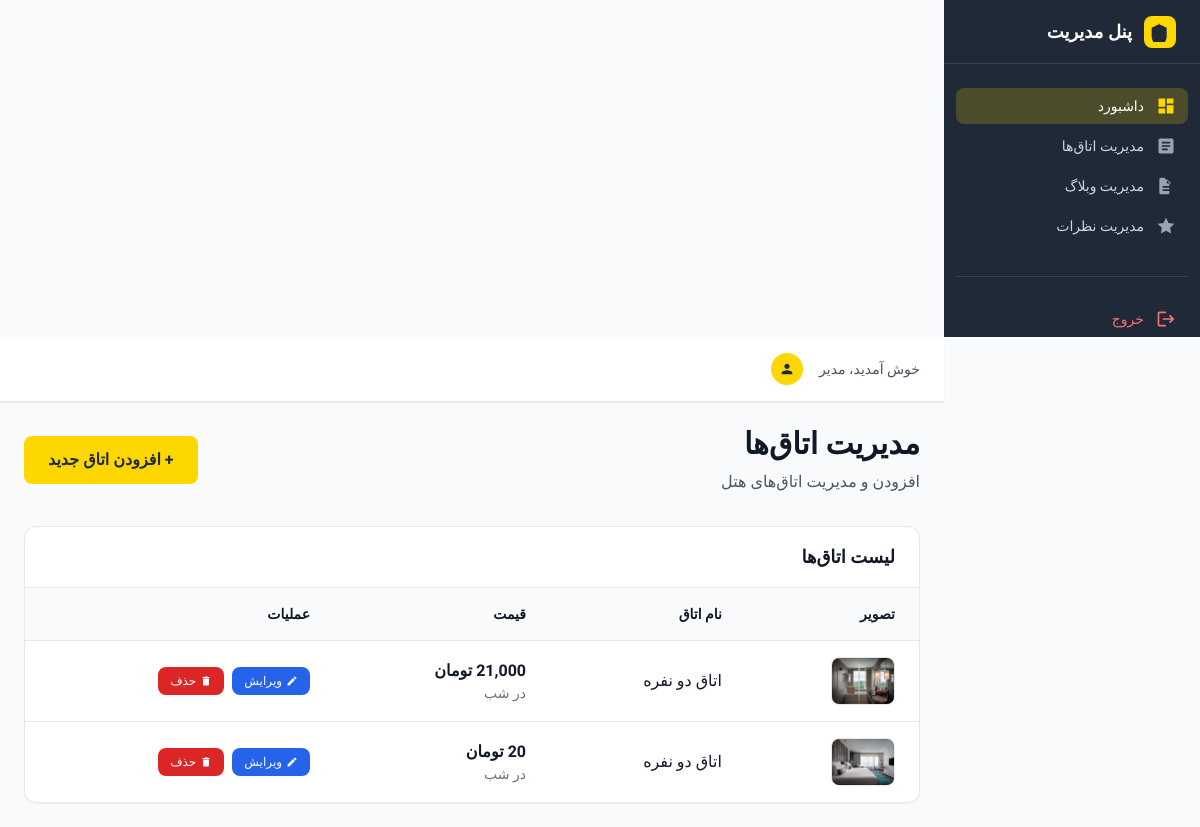
The page /admin/manage-rooms.php (signed in) on the database as committed earlier.
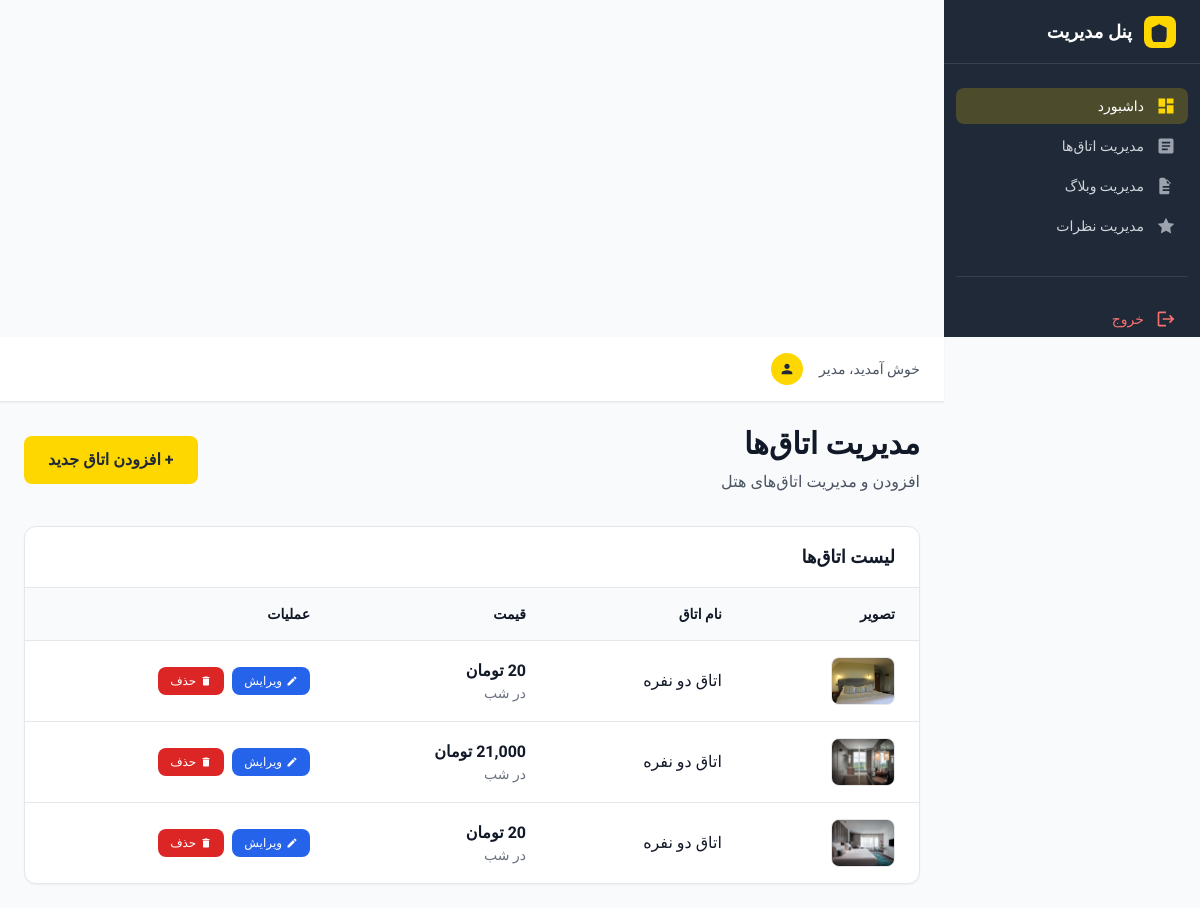
The same page on the database as committed later.
### tables this page shows
CREATE TABLE `room_translations` (
  `id` int(11) NOT NULL,
  `room_id` int(11) NOT NULL,
  `lang_code` varchar(5) NOT NULL,
  `name` varchar(255) NOT NULL,
  `description` text NOT NULL,
  `short_description` varchar(255) NOT NULL
);

CREATE TABLE `rooms` (
  `id` int(11) NOT NULL,
  `image` varchar(255) NOT NULL,
  `price_per_night` decimal(10,2) NOT NULL,
  `video_url` varchar(255) DEFAULT NULL,
  `created_at` timestamp NOT NULL DEFAULT current_timestamp()
);

### admin/manage-rooms.php (the view, shortened to what this page needs)
<?php
include_once 'partials/header.php';
$edit_mode = false;
?>
<div class="flex items-center justify-between mb-8">
    <div>
        <h1 class="text-3xl font-bold text-gray-900">
            <?php echo $edit_mode ? 'ویرایش اتاق' : 'مدیریت اتاق‌ها'; ?>
        </h1>
        <p class="text-gray-600 mt-2">
            <?php echo $edit_mode ? 'ویرایش اطلاعات اتاق' : 'افزودن و مدیریت اتاق‌های هتل'; ?>
        </p>
    </div>
    <?php if (!$edit_mode): ?>
    <button onclick="toggleForm()"
            class="bg-hotel-gold text-hotel-dark px-6 py-3 rounded-lg font-semibold hover:bg-hotel-gold/90 transition-colors duration-300">
        + افزودن اتاق جدید
    </button>
    <?php endif; ?>
</div>
<?php if (!$edit_mode): ?>
<div class="bg-white rounded-xl shadow-sm border border-gray-200 overflow-hidden">
    <div class="px-6 py-4 border-b border-gray-200">
        <h3 class="text-lg font-semibold text-gray-900">لیست اتاق‌ها</h3>
    </div>
    <div class="overflow-x-auto">
        <table class="w-full">
            <thead class="bg-gray-50 border-b border-gray-200">
                <tr>
                    <th class="px-6 py-4 text-right text-sm font-semibold text-gray-900">تصویر</th>
                    <th class="px-6 py-4 text-right text-sm font-semibold text-gray-900">نام اتاق</th>
                    <th class="px-6 py-4 text-right text-sm font-semibold text-gray-900">قیمت</th>
                    <th class="px-6 py-4 text-right text-sm font-semibold text-gray-900">عملیات</th>
                </tr>
            </thead>
            <tbody class="divide-y divide-gray-200">
                <?php
                $rooms_list = $conn->query("SELECT r.id, r.image, r.price_per_night, rt.name
                    FROM rooms r
                    LEFT JOIN room_translations rt ON r.id = rt.room_id AND rt.lang_code = 'fa'
                    ORDER BY r.id DESC");
                if ($rooms_list->num_rows > 0):
                    while ($room = $rooms_list->fetch_assoc()):
                ?>
                <tr class="hover:bg-gray-50 transition-colors duration-200">
                    <td class="px-6 py-4">
                        <img src="../uploads/rooms/<?php echo htmlspecialchars($room['image']); ?>"
                             class="w-16 h-12 object-cover rounded-lg border border-gray-200"
                             alt="Room">
                    </td>
                    <td class="px-6 py-4">
                        <div class="font-medium text-gray-900"><?php echo htmlspecialchars($room['name']); ?></div>
                    </td>
                    <td class="px-6 py-4">
                        <div class="text-gray-900 font-semibold"><?php echo number_format($room['price_per_night']); ?> تومان</div>
                        <div class="text-sm text-gray-500">در شب</div>
                    </td>
                    <td class="px-6 py-4">
                        <div class="flex items-center space-x-2 space-x-reverse">
                            <a href="manage-rooms.php?edit=<?php echo $room['id']; ?>"
                               class="inline-flex items-center px-3 py-1.5 bg-blue-600 text-white text-xs font-medium rounded-lg hover:bg-blue-700 transition-colors duration-200">
                                <svg class="w-3 h-3 ml-1" fill="currentColor" viewBox="0 0 24 24">
                                    <path d="M3 17.25V21h3.75L17.81 9.94l-3.75-3.75L3 17.25zM20.71 7.04c.39-.39.39-1.02 0-1.41l-2.34-2.34c-.39-.39-1.02-.39-1.41 0l-1.83 1.83 3.75 3.75 1.83-1.83z"/>
                                </svg>
                                ویرایش
                            </a>
                            <a href="manage-rooms.php?delete=<?php echo $room['id']; ?>"
                               onclick="return confirm('آیا مطمئن هستید که می‌خواهید این اتاق را حذف کنید؟')"
                               class="inline-flex items-center px-3 py-1.5 bg-red-600 text-white text-xs font-medium rounded-lg hover:bg-red-700 transition-colors duration-200">
                                <svg class="w-3 h-3 ml-1" fill="currentColor" viewBox="0 0 24 24">
                                    <path d="M6 19c0 1.1.9 2 2 2h8c1.1 0 2-.9 2-2V7H6v12zM19 4h-3.5l-1-1h-5l-1 1H5v2h14V4z"/>
                                </svg>
                                حذف
                            </a>
                        </div>
                    </td>
                </tr>
                <?php
                    endwhile;
                endif; ?>
            </tbody>
        </table>
    </div>
</div>
<?php endif; ?>
<?php include_once 'partials/footer.php'; ?>

### admin/partials/header.php (shortened to what this page needs)
<!DOCTYPE html>
<html lang="fa" dir="rtl">
<head>
    <script src="https://cdn.tailwindcss.com"></script>
</head>
<body class="bg-gray-50" x-data="{ sidebarOpen: false }">
    <div :class="sidebarOpen ? 'translate-x-0' : 'translate-x-full'"
         class="fixed inset-y-0 right-0 z-50 w-64 bg-hotel-dark transform transition-transform duration-300 ease-in-out lg:translate-x-0 lg:static lg:inset-0">
        <div class="flex items-center justify-between h-16 px-6 bg-hotel-dark border-b border-gray-700">
            <div class="flex items-center space-x-3 space-x-reverse">
                <div class="w-8 h-8 bg-hotel-gold rounded-lg flex items-center justify-center">
                    <svg class="w-5 h-5 text-hotel-dark" fill="currentColor" viewBox="0 0 24 24">
                        <path d="M12 2L2 7v10c0 5.55 3.84 10.74 9 12 5.16-1.26 9-6.45 9-12V7l-10-5z"/>
                    </svg>
                </div>
                <h2 class="text-lg font-bold text-white">پنل مدیریت</h2>
            </div>
        </div>
        <nav class="mt-6 px-3">
            <div class="space-y-1">
                <a href="index.php" class="flex items-center px-3 py-2 text-sm font-medium text-white bg-hotel-gold/20 rounded-lg group">
                    <svg class="w-5 h-5 ml-3 text-hotel-gold" fill="currentColor" viewBox="0 0 24 24">
                        <path d="M3 13h8V3H3v10zm0 8h8v-6H3v6zm10 0h8V11h-8v10zm0-18v6h8V3h-8z"/>
                    </svg>
                    داشبورد
                </a>
                <a href="manage-rooms.php" class="flex items-center px-3 py-2 text-sm font-medium text-gray-300 rounded-lg hover:bg-gray-700 hover:text-white group">
                    <svg class="w-5 h-5 ml-3 text-gray-400 group-hover:text-white" fill="currentColor" viewBox="0 0 24 24">
                        <path d="M19 3H5c-1.1 0-2 .9-2 2v14c0 1.1.9 2 2 2h14c1.1 0 2-.9 2-2V5c0-1.1-.9-2-2-2zm-5 14H7v-2h7v2zm3-4H7v-2h10v2zm0-4H7V7h10v2z"/>
                    </svg>
                    مدیریت اتاق‌ها
                </a>
                <a href="manage-blog.php" class="flex items-center px-3 py-2 text-sm font-medium text-gray-300 rounded-lg hover:bg-gray-700 hover:text-white group">
                    <svg class="w-5 h-5 ml-3 text-gray-400 group-hover:text-white" fill="currentColor" viewBox="0 0 24 24">
                        <path d="M14 2H6c-1.1 0-1.99.9-1.99 2L4 20c0 1.1.89 2 2 2h8c1.1 0 2-.9 2-2V8l-6-6zm2 16H8v-2h8v2zm0-4H8v-2h8v2zm-3-5V3.5L18.5 9H13z"/>
                    </svg>
                    مدیریت وبلاگ
                </a>
                <a href="manage-reviews.php" class="flex items-center px-3 py-2 text-sm font-medium text-gray-300 rounded-lg hover:bg-gray-700 hover:text-white group">
                    <svg class="w-5 h-5 ml-3 text-gray-400 group-hover:text-white" fill="currentColor" viewBox="0 0 24 24">
                        <path d="M12 2l3.09 6.26L22 9.27l-5 4.87 1.18 6.88L12 17.77l-6.18 3.25L7 14.14 2 9.27l6.91-1.01L12 2z"/>
                    </svg>
                    مدیریت نظرات
                </a>
            </div>
            <div class="mt-8 pt-6 border-t border-gray-700">
                <a href="logout.php" class="flex items-center px-3 py-2 text-sm font-medium text-red-400 rounded-lg hover:bg-red-600 hover:text-white group">
                    <svg class="w-5 h-5 ml-3 text-red-400 group-hover:text-white" fill="currentColor" viewBox="0 0 24 24">
                        <path d="M17 7l-1.41 1.41L18.17 11H8v2h10.17l-2.58 2.59L17 17l5-5zM4 5h8V3H4c-1.1 0-2 .9-2 2v14c0 1.1.9 2 2 2h8v-2H4V5z"/>
                    </svg>
                    خروج
                </a>
            </div>
        </nav>
    </div>
    <div class="lg:mr-64">
        <header class="bg-white shadow-sm border-b border-gray-200">
            <div class="flex items-center justify-between h-16 px-6">
                <div class="flex items-center space-x-4 space-x-reverse">
                    <span class="text-sm text-gray-600">خوش آمدید، مدیر</span>
                    <div class="w-8 h-8 bg-hotel-gold rounded-full flex items-center justify-center">
                        <svg class="w-4 h-4 text-hotel-dark" fill="currentColor" viewBox="0 0 24 24">
                            <path d="M12 12c2.21 0 4-1.79 4-4s-1.79-4-4-4-4 1.79-4 4 1.79 4 4 4zm0 2c-2.67 0-8 1.34-8 4v2h16v-2c0-2.66-5.33-4-8-4z"/>
                        </svg>
                    </div>
                </div>
            </div>
        </header>
        <main class="p-6">

### admin/partials/footer.php
        </main>
    </div>
</body>
</html>

### admin/partials/header.php (style rules this page uses)
body { font-family: 'Vazirmatn', sans-serif; }

Rows that differ between the two databases and show on the page:
added room_translations: room.image (picture), name "اتاق دو نفره", room.price_per_night "20"
